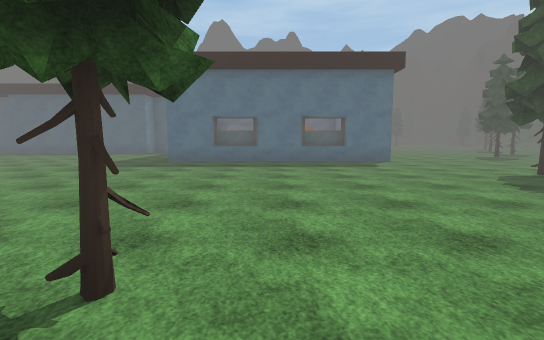
view 1 (above)

19 first-person views from a walk through a scene from a Unity 3-D project. The camera is 1.5 m above the floor, tilts 6° down and sees 85° across. The floor is counted in squares, 2 m on a side. Each view is taken from the middle of a square. On the plan, view 1 faces up. The plan holds only what a view shows up to about 10 squares ahead; the rest is blank. The place goes on beyond the plan. The player character is not drawn. Some animated figures are not drawn. Some surface patterns are stand-ins.

view 2
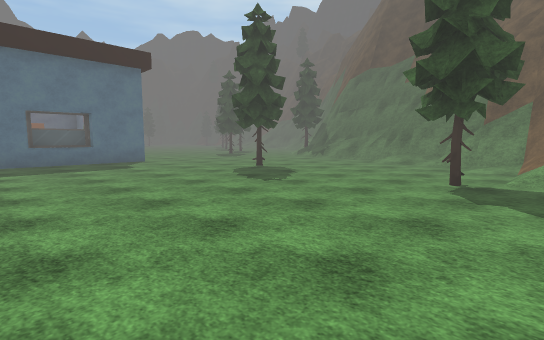

view 3
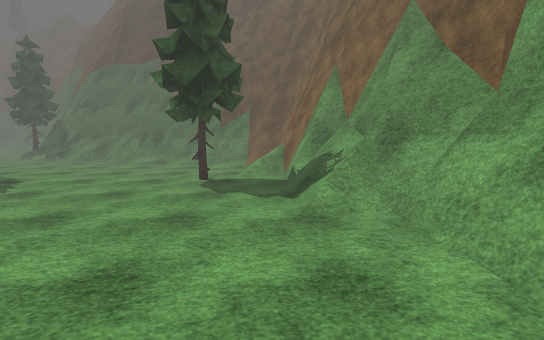

view 4
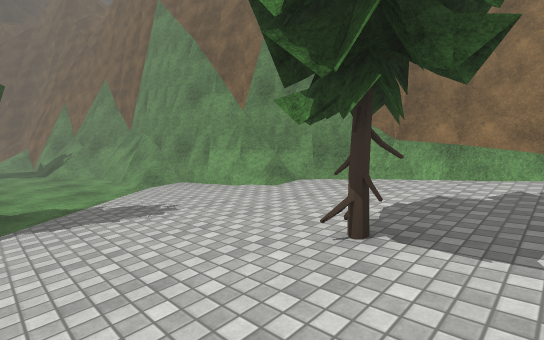

view 5
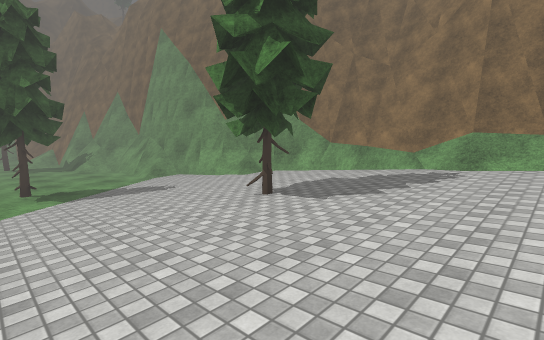

view 6
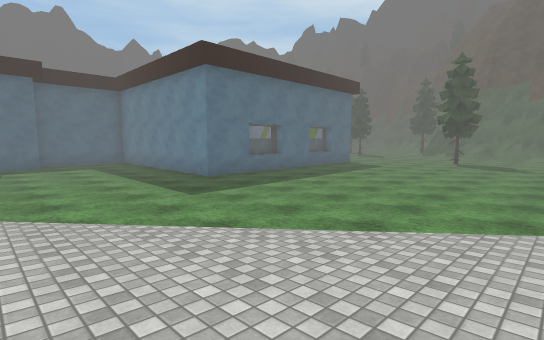

view 7
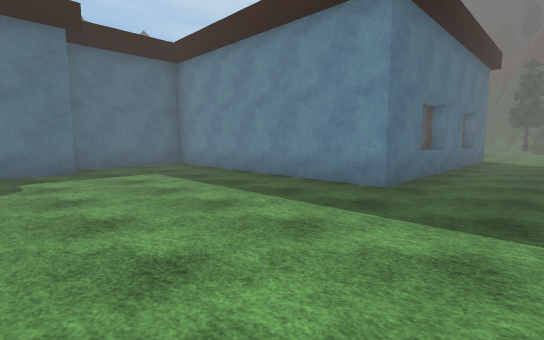

view 8
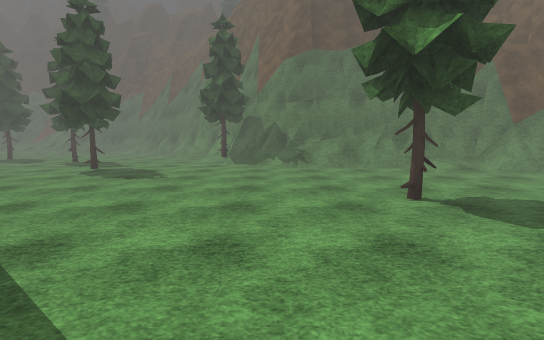

view 9
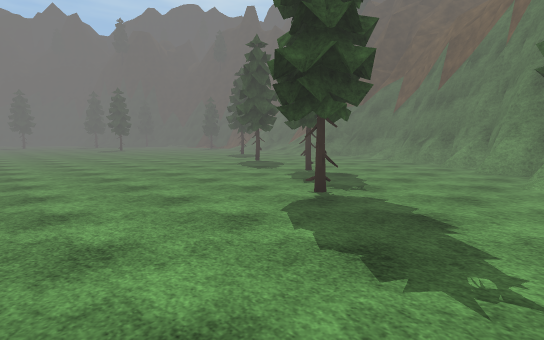

view 10
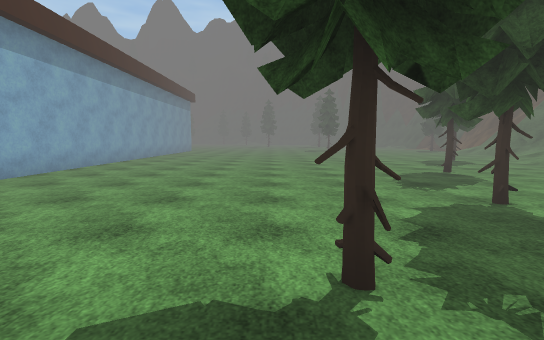

view 11
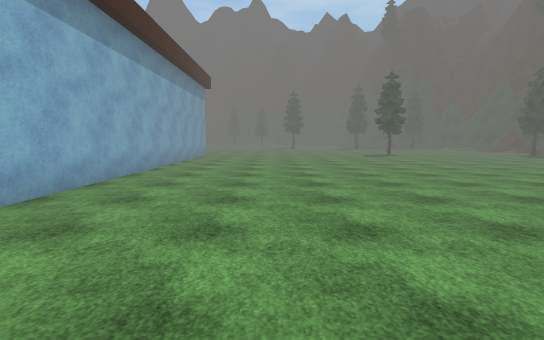

view 12
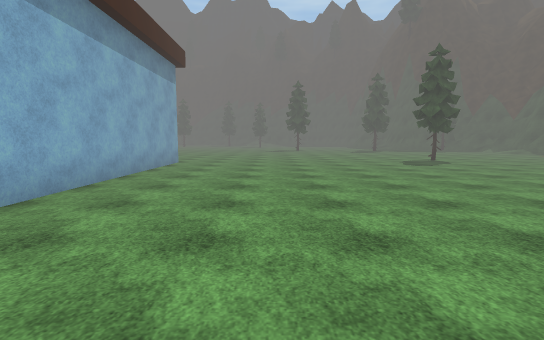

view 13
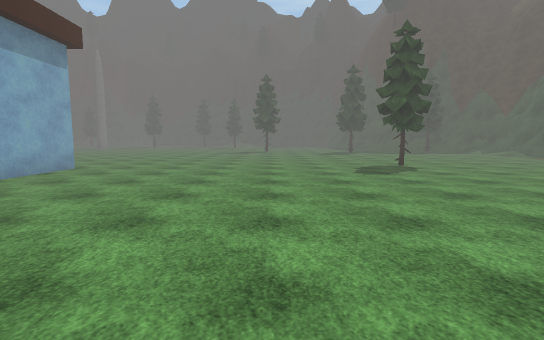

view 14
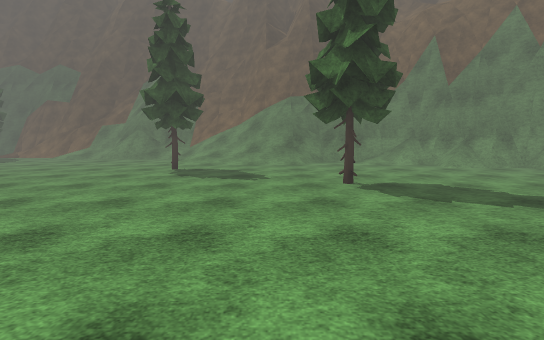

view 15
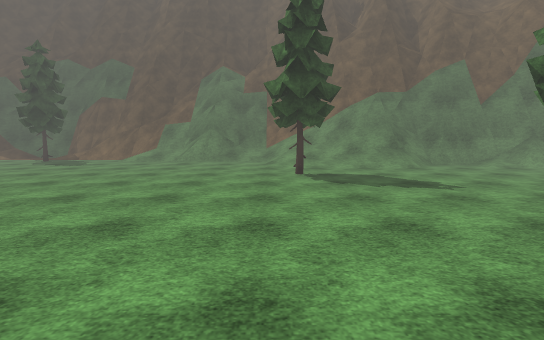

view 16
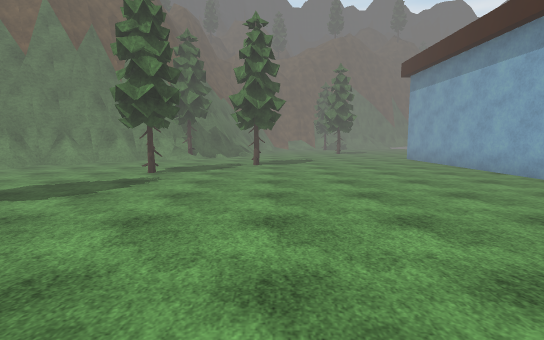

view 17
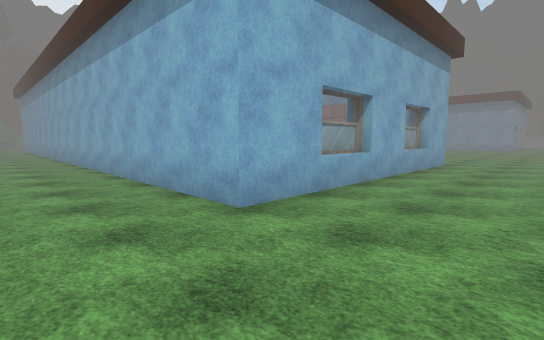

view 18
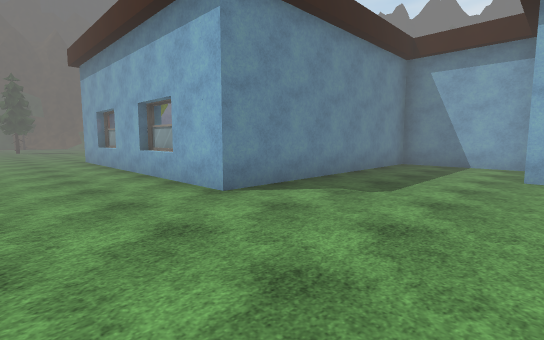

view 19
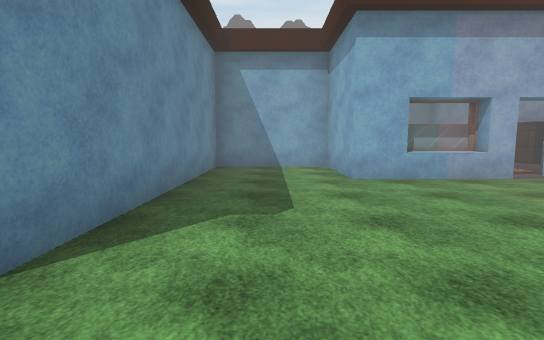

### Floor plan
Key: @ floor where view 1 was taken; # wall or solid block; . main floor; : floor 0.25 m higher than the main floor; + floor 0.5 m higher than the main floor; * floor 0.75 m higher than the main floor; % floor 1 m higher than the main floor; & floor 1.25 m higher than the main floor; / step, stairs or slope; = window, fence, low wall or low ledge; ^ raised ledge; O other object.
Columns run from 8 left of view 1 to 19 right of it. Each row starts with its distance up from view 1.
 32  ..........................
 31  ...........................
 30  ....................O.....O
 29  ....########...............
 28 .....#      #...............
 27 .....#      #............../
 26 .....#      #............../
 25 ##...#      #............../
 24   ...#      #..............=
 23   ####      #............../
 22             #............///
 21             #..........O.///
 20             #............///
 19             #............///
 18             #........O...//#
 17  ##  #      #.............=^
 16  #...#      #............/^^
 15 .....#      #............/^
 14 .....#      #.......O.../=^
 13 .....#      #....O......=^
 12 .....#      #..........=^^
 11 .....#      #.........#^
 10 .....##^##^##.......O#^
  9 .................../##
  8 ................../#^
  7 ................../=
  6 :.............O.../=
  5 +/................=^
  4 +//............../=^
  3 +///............./=
  2 +////............#^
  1 */////.O......O./=^
  0 */////..@.....///#
 -1 %//O///....//#^^^^
 -2 %/////////##^^
 -3 &////+###^
 -4 ###//##
 -5   ##^

Where each view was taken, in squares from view 1:
view 1: 0 up, 0 right, facing up
view 2: 0 up, 0 right, facing up-right
view 3: 0 up, 0 right, facing right
view 4: 1 up, 6 left, facing down-right
view 5: 2 up, 8 left, facing down-right
view 6: 3 up, 8 left, facing up-right
view 7: 8 up, 8 left, facing up-right
view 8: 8 up, 2 right, facing right
view 9: 10 up, 6 right, facing up-right
view 10: 11 up, 9 right, facing up
view 11: 16 up, 7 right, facing up
view 12: 20 up, 7 right, facing up
view 13: 22 up, 9 right, facing up
view 14: 19 up, 8 right, facing right
view 15: 22 up, 9 right, facing right
view 16: 21 up, 9 right, facing down
view 17: 32 up, 6 right, facing down-left
view 18: 32 up, 7 left, facing down-right
view 19: 31 up, 5 left, facing down
